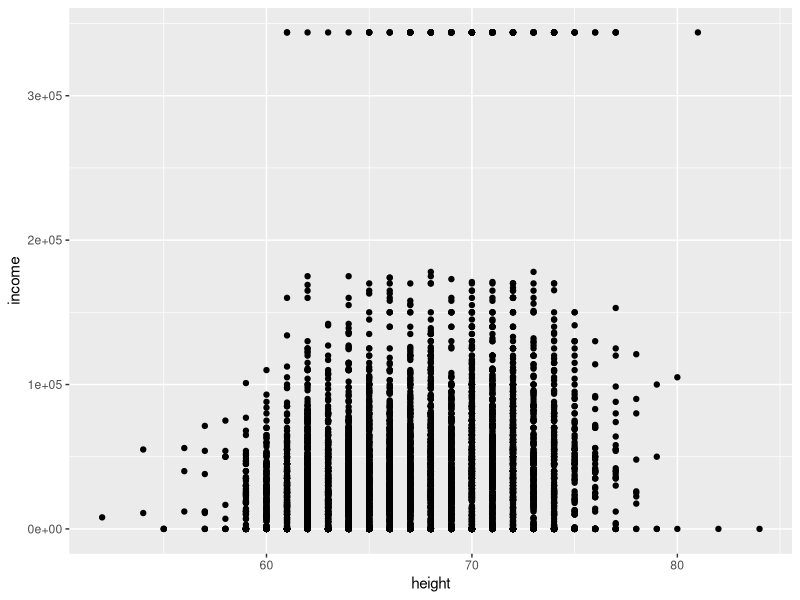
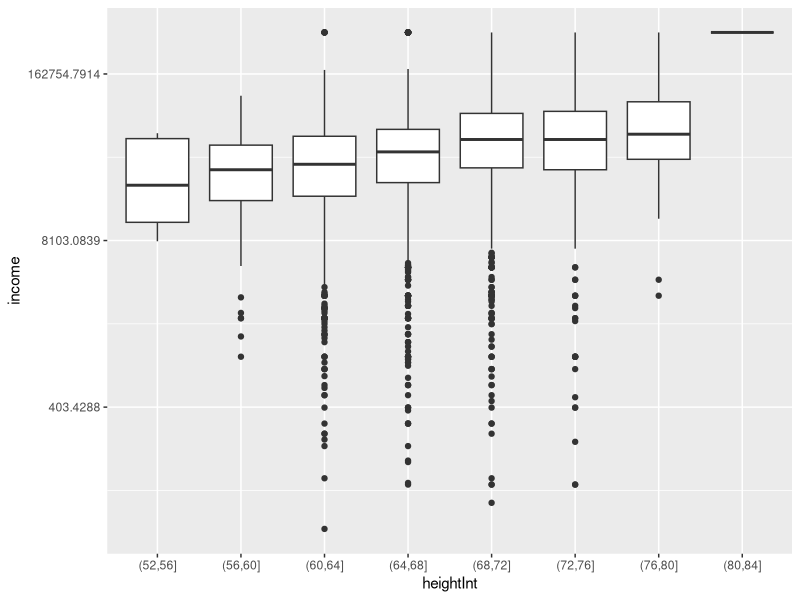
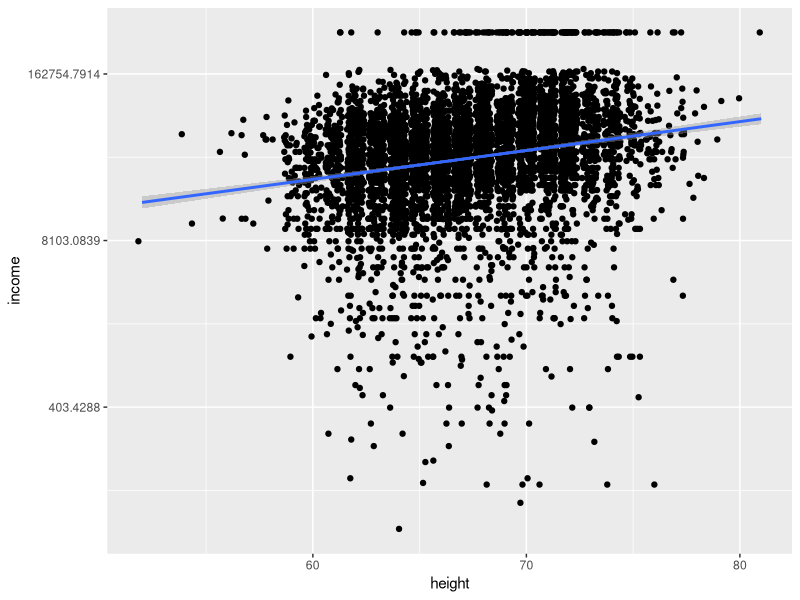
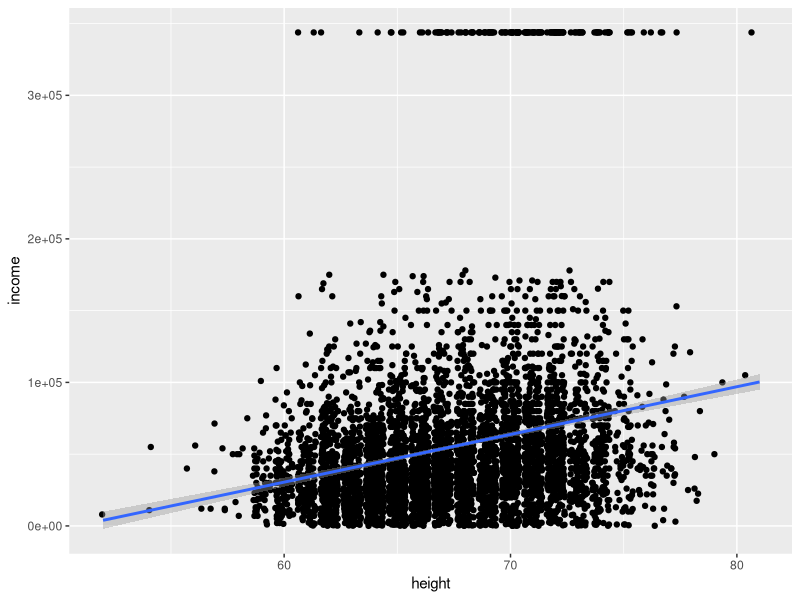

Here is the R script that generated these plots, in order:
## ---- chunk 1
library(modelr)
?modelr::heights
x <- modelr::heights
attach(x)
heights$heightInt <- cut(heights$height, breaks = 8)
knitr::kable(summary(heights[,4:9]))
knitr::kable(summary(heights[,5:9]))
knitr::kable(summary(heights[,2]))

## ---- chunk 2
#install.packages("ggplot2")
library("ggplot2")
ggplot(heights, mapping = aes(x = height, y = income))+geom_point()

## ---- chunk 3
heightsPosInc <- subset(heights, income>0)
ggplot(heightsPosInc, mapping = aes(x = heightInt, y = income)) +
  scale_y_continuous(trans = scales::log_trans()) +
  geom_boxplot()
## ---- chunk 4
heightsPosInc <- subset(heights, income>0)
ggplot(heightsPosInc, mapping = aes(x = height, y = income)) +
  scale_y_continuous(trans = scales::log_trans()) +
  geom_point(position = "jitter") +
  geom_smooth(method = "lm")
## ---- chunk 5
heightsPosInc <- subset(heights, income>0)
ggplot(heightsPosInc, mapping = aes(x = height, y = income)) + 
  geom_point(position = "jitter") +
  geom_smooth(method = "lm")
## ---- chunk 6
summary(lm(income~height, data = heights))
